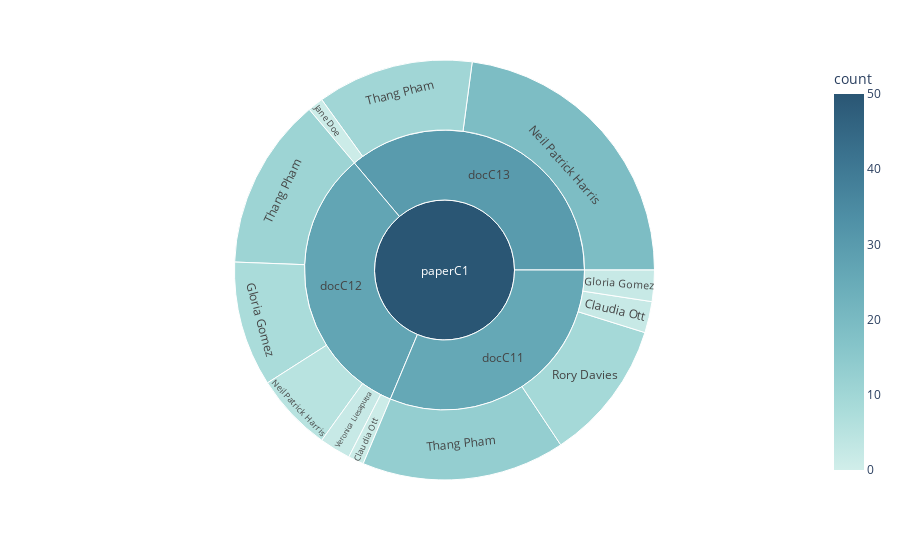

Notebook cell for this chart:
### Markdown cell above
### Step 1: Get Data as Dataframe from Cassandra

The helper function *make_queries_get_df()* accepts a string of CQL statement as its argument.

It hides the details of connecting to Cassandra and executing CQL query using Python.

This means you can test out your CQL statement on Datastax Studio, and if you're happy with the result, you can simply copy and paste it into your Jupyter notebook.

The returned data will be a dataframe, ready to be processed and visualised.

### Code cell
from queries import make_queries_get_df
import pandas as pd
import chart_helper
import plotly.express as px

contribution_by_paperC1_df = make_queries_get_df('''
SELECT paper_id, document_id, author_full_name, type, COUNT(type) as count
FROM component
WHERE course_id = 'courseC'
AND paper_id = 'paperC1'
GROUP BY document_id, type;
''')

#generate the figure object

contribution_by_paperC1_df_fig = px.sunburst(contribution_by_paperC1_df,
                                             path=['paper_id', 'document_id', 'author_full_name', 'type'],
                                             values='count',
                                             color='count',
                                             color_continuous_midpoint=contribution_by_paperC1_df['count'].mean(),
                                             range_color=[0,50],
                                             color_continuous_scale='teal',
                                             maxdepth=3,)

contribution_by_paperC1_df_fig.update_traces(hovertemplate='<b>%{label}</b><br><br>Count: %{value}')
contribution_by_paperC1_df_fig.show()
#chart_helper.quick_sunburst(contribution_by_paperC1_df, 3).show()

### Figure 1 — Plotly figure (JSON) as saved in the notebook; plotly's stock layout.template omitted (floating-point values rounded to 4 significant figures)
{"data": [{"branchvalues": "total", "customdata": [[8], [7], [3], [5], [5], [2], [2], [3], [1], [1], [2], [5], [7], [5], [2], [4], [7], [7], [5], [2], [2], [1], [2], [8], [1], [5], [19], [9], [13], [11], [10], [2], [26], [27], [30], [83]], "domain": {"x": [0, 1], "y": [0, 1]}, "hovertemplate": "<b>%{label}</b><br><br>Count: %{value}", "ids": ["paperC1/docC11/Thang Pham/attachment", "paperC1/docC12/Thang Pham/attachment", "paperC1/docC13/Thang Pham/attachment", "paperC1/docC12/Neil Patrick Harris/audio", "paperC1/docC13/Neil Patrick Harris/audio", "paperC1/docC11/Rory Davies/audio", "paperC1/docC11/Gloria Gomez/comment", "paperC1/docC12/Gloria Gomez/comment", "paperC1/docC12/Claudia Ott/discussion", "paperC1/docC13/Jane Doe/discussion", "paperC1/docC11/Rory Davies/discussion", "paperC1/docC12/Gloria Gomez/image", "paperC1/docC13/Neil Patrick Harris/image", "paperC1/docC11/Rory Davies/image", "paperC1/docC11/Claudia Ott/paragraph", "paperC1/docC12/Thang Pham/paragraph", "paperC1/docC13/Thang Pham/paragraph", "paperC1/docC13/Neil Patrick Harris/video", "paperC1/docC11/Thang Pham/video", "paperC1/docC12/Veronica Liesaputra/video", "paperC1/docC11/Claudia Ott", "paperC1/docC12/Claudia Ott", "paperC1/docC11/Gloria Gomez", "paperC1/docC12/Gloria Gomez", "paperC1/docC13/Jane Doe", "paperC1/docC12/Neil Patrick Harris", "paperC1/docC13/Neil Patrick Harris", "paperC1/docC11/Rory Davies", "paperC1/docC11/Thang Pham", "paperC1/docC12/Thang Pham", "paperC1/docC13/Thang Pham", "paperC1/docC12/Veronica Liesaputra", "paperC1/docC11", "paperC1/docC12", "paperC1/docC13", "paperC1"], "labels": ["attachment", "attachment", "attachment", "audio", "audio", "audio", "comment", "comment", "discussion", "discussion", "discussion", "image", "image", "image", "paragraph", "paragraph", "paragraph", "video", "video", "video", "Claudia Ott", "Claudia Ott", "Gloria Gomez", "Gloria Gomez", "Jane Doe", "Neil Patrick Harris", "Neil Patrick Harris", "Rory Davies", "Thang Pham", "Thang Pham", "Thang Pham", "Veronica Liesaputra", "docC11", "docC12", "docC13", "paperC1"], "marker": {"coloraxis": "coloraxis", "colors": [8, 7, 3, 5, 5, 2, 2, 3, 1, 1, 2, 5, 7, 5, 2, 4, 7, 7, 5, 2, 2, 1, 2, 8, 1, 5, 19, 9, 13, 11, 10, 2, 26, 27, 30, 83]}, "maxdepth": 3, "name": "", "parents": ["paperC1/docC11/Thang Pham", "paperC1/docC12/Thang Pham", "paperC1/docC13/Thang Pham", "paperC1/docC12/Neil Patrick Harris", "paperC1/docC13/Neil Patrick Harris", "paperC1/docC11/Rory Davies", "paperC1/docC11/Gloria Gomez", "paperC1/docC12/Gloria Gomez", "paperC1/docC12/Claudia Ott", "paperC1/docC13/Jane Doe", "paperC1/docC11/Rory Davies", "paperC1/docC12/Gloria Gomez", "paperC1/docC13/Neil Patrick Harris", "paperC1/docC11/Rory Davies", "paperC1/docC11/Claudia Ott", "paperC1/docC12/Thang Pham", "paperC1/docC13/Thang Pham", "paperC1/docC13/Neil Patrick Harris", "paperC1/docC11/Thang Pham", "paperC1/docC12/Veronica Liesaputra", "paperC1/docC11", "paperC1/docC12", "paperC1/docC11", "paperC1/docC12", "paperC1/docC13", "paperC1/docC12", "paperC1/docC13", "paperC1/docC11", "paperC1/docC11", "paperC1/docC12", "paperC1/docC13", "paperC1/docC12", "paperC1", "paperC1", "paperC1", ""], "type": "sunburst", "values": [8, 7, 3, 5, 5, 2, 2, 3, 1, 1, 2, 5, 7, 5, 2, 4, 7, 7, 5, 2, 2, 1, 2, 8, 1, 5, 19, 9, 13, 11, 10, 2, 26, 27, 30, 83]}], "layout": {"coloraxis": {"cmax": 50, "cmid": 4.15, "cmin": 0, "colorbar": {"title": {"text": "count"}}, "colorscale": [[0, "rgb(209, 238, 234)"], [0.1667, "rgb(168, 219, 217)"], [0.3333, "rgb(133, 196, 201)"], [0.5, "rgb(104, 171, 184)"], [0.6667, "rgb(79, 144, 166)"], [0.8333, "rgb(59, 115, 143)"], [1, "rgb(42, 86, 116)"]]}, "legend": {"tracegroupgap": 0}, "margin": {"t": 60}}}
